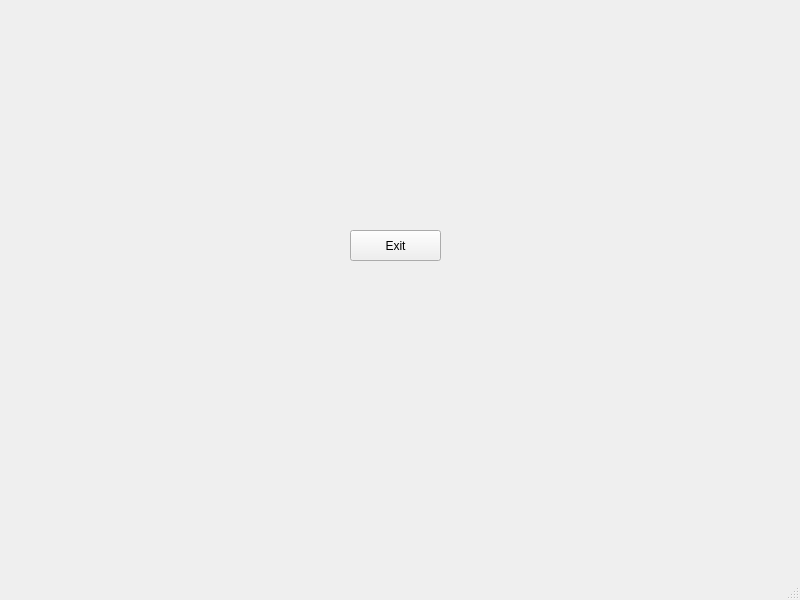
<?xml version="1.0" encoding="UTF-8"?>
<ui version="4.0">
 <class>MainWindow</class>
 <widget class="QMainWindow" name="MainWindow">
  <property name="geometry">
   <rect>
    <x>0</x>
    <y>0</y>
    <width>800</width>
    <height>600</height>
   </rect>
  </property>
  <property name="windowTitle">
   <string>MainWindow</string>
  </property>
  <widget class="QWidget" name="centralwidget">
   <widget class="QPushButton" name="exitButton">
    <property name="geometry">
     <rect>
      <x>350</x>
      <y>230</y>
      <width>91</width>
      <height>31</height>
     </rect>
    </property>
    <property name="text">
     <string>Exit</string>
    </property>
   </widget>
  </widget>
  <widget class="QMenuBar" name="menubar">
   <property name="geometry">
    <rect>
     <x>0</x>
     <y>0</y>
     <width>800</width>
     <height>17</height>
    </rect>
   </property>
  </widget>
  <widget class="QStatusBar" name="statusbar"/>
 </widget>
 <resources/>
 <connections/>
</ui>
